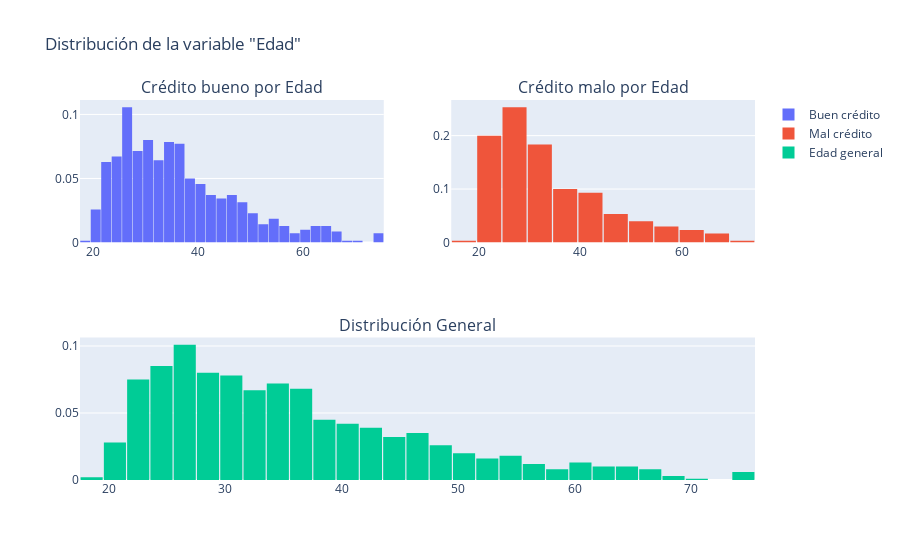

Source (notebook cell):
### Markdown cell above
<h3>Variable Edad</h3>

### Code cell
# Implementamos algunas gráficas interactivas
# Distribución de crédito bueno y malo por edad y distribución general de Edad

df_good = df_credit.loc[df_credit["Risk"] == 'good']['Age'].values.tolist()
df_bad = df_credit.loc[df_credit["Risk"] == 'bad']['Age'].values.tolist()
df_age = df_credit['Age'].values.tolist()

# Primer plot  #puse shift+tab para ver si encuentro el parámetro de color pero no lo encontré
trace0 = go.Histogram(
    x=df_good,
    histnorm='probability',
    name="Buen crédito"
)
# Segundo plot
trace1 = go.Histogram(
    x=df_bad,
    histnorm='probability',
    name="Mal crédito"
)
# Tercer plot
trace2 = go.Histogram(
    x=df_age,
    histnorm='probability',
    name="Edad general"
)

# Creando la grilla
fig = make_subplots(rows=2, cols=2, specs=[[{}, {}], [{'colspan': 2}, None]],
                          subplot_titles=('Crédito bueno por Edad','Crédito malo por Edad', 'Distribución General'))

# Seteando las figuras
fig.append_trace(trace0, 1, 1)
fig.append_trace(trace1, 1, 2)
fig.append_trace(trace2, 2, 1)

fig['layout'].update(showlegend=True, title='Distribución de la variable "Edad"', bargap=0.05)
py.iplot(fig, filename='custom-sized-subplot-with-subplot-titles')

### Figure 1 — Plotly figure (JSON) as saved in the notebook; plotly's stock layout.template omitted (floating-point values rounded to 4 significant figures; data arrays with more than 128 entries replaced by an {"elided": "..."} marker saying what was removed)
{"data": [{"histnorm": "probability", "name": "Buen crédito", "type": "histogram", "x": {"elided": "700 int values"}, "xaxis": "x", "yaxis": "y"}, {"histnorm": "probability", "name": "Mal crédito", "type": "histogram", "x": {"elided": "300 int values"}, "xaxis": "x2", "yaxis": "y2"}, {"histnorm": "probability", "name": "Edad general", "type": "histogram", "x": {"elided": "1000 int values"}, "xaxis": "x3", "yaxis": "y3"}], "layout": {"annotations": [{"font": {"size": 16}, "showarrow": false, "text": "Crédito bueno por Edad", "x": 0.225, "xanchor": "center", "xref": "paper", "y": 1, "yanchor": "bottom", "yref": "paper"}, {"font": {"size": 16}, "showarrow": false, "text": "Crédito malo por Edad", "x": 0.775, "xanchor": "center", "xref": "paper", "y": 1, "yanchor": "bottom", "yref": "paper"}, {"font": {"size": 16}, "showarrow": false, "text": "Distribución General", "x": 0.5, "xanchor": "center", "xref": "paper", "y": 0.375, "yanchor": "bottom", "yref": "paper"}], "bargap": 0.05, "showlegend": true, "title": {"text": "Distribución de la variable \"Edad\""}, "xaxis": {"anchor": "y", "domain": [0, 0.45]}, "xaxis2": {"anchor": "y2", "domain": [0.55, 1]}, "xaxis3": {"anchor": "y3", "domain": [0, 1]}, "yaxis": {"anchor": "x", "domain": [0.625, 1]}, "yaxis2": {"anchor": "x2", "domain": [0.625, 1]}, "yaxis3": {"anchor": "x3", "domain": [0, 0.375]}}}
